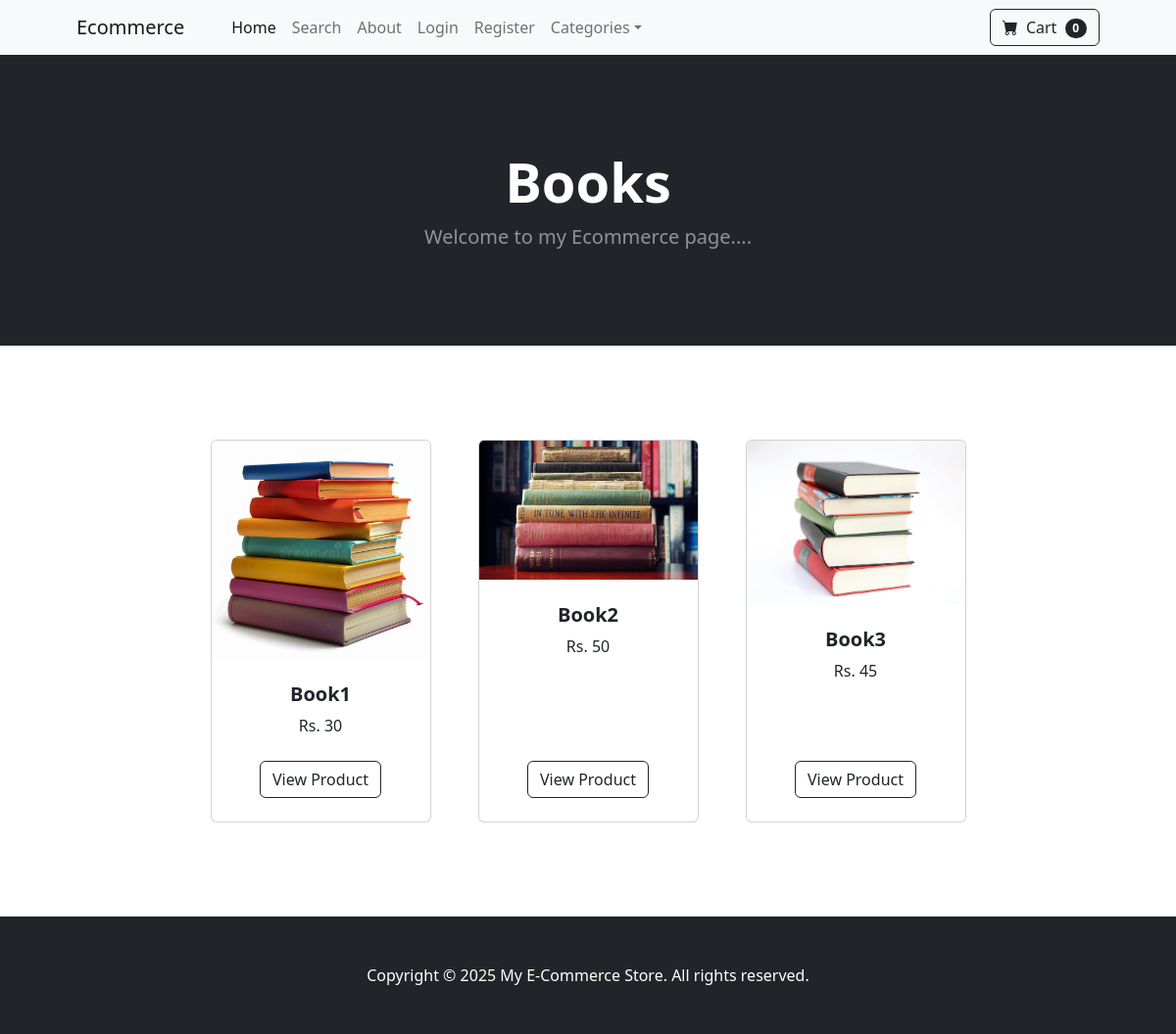
/category/Books, run on the app's committed database.
### home/models.py (models this page shows, shortened)
class Category(models.Model):
    name = models.CharField(max_length=50)
    def __str__(self):
        return self.name
    class Meta:
        verbose_name_plural = 'Categories'

class Product(models.Model):
    name = models.CharField(max_length=100)
    price = models.BigIntegerField(default=0)
    category = models.ForeignKey(Category, on_delete=models.CASCADE, default=1)
    description = models.CharField(max_length=250, default='', blank=True, null=True)
    image = models.ImageField(upload_to='uploads/products')
    on_sale = models.BooleanField(default=False)
    sale_price = models.BigIntegerField(default=0)

### home/views.py (the view)
# urls.py: path('category/<str:foo>',views.category,name='category'),
def category(request,foo):
    foo = foo.replace('-',' ')
    try:
        category = Category.objects.get(name=foo)
        products = Product.objects.filter(category=category)
        return render(request,'category.html',{'products':products,'category':category})
    except:
        messages.success(request,("That category doesnt exists....."))
        return redirect('index')

### cart/cart.py (called while the page is built)
    def __len__(self):
        return len(self.cart)

### cart/context_processors.py (called while the page is built)
def cart(request):
    return {'cart':Cart(request)}

### home/templates/category.html
{% extends 'base.html' %}
{% block content %}
<header class="bg-dark py-5">
    <div class="container px-4 px-lg-5 my-5">
        <div class="text-center text-white">
            <h1 class="display-4 fw-bolder">{{ category }}</h1>
            <p class="lead fw-normal text-white-50 mb-0">Welcome to my Ecommerce page....</p>
        </div>
    </div>
</header>
<section class="py-5">
    <div class="container px-4 px-lg-5 mt-5">
        <div class="row gx-4 gx-lg-5 row-cols-2 row-cols-md-3 row-cols-xl-4 justify-content-center">
            {% for product in products %}
            {% if product.on_sale %}
                <div class="col mb-5">
                    <div class="card h-100">
                        <div class="badge bg-dark text-white position-absolute" style="top: 0.5rem; right:0.5rem">Sale</div>
                        <img class="card-img-top" src="{{ product.image.url }}" alt="..." />
                        <div class="card-body p-4">
                            <div class="text-center">
                                <h5 class="fw-bolder">{{ product.name }}</h5>
                                <strike>
                                Rs. {{ product.price }}
                                </strike>
                                &nbsp;
                                Rs. {{ product.sale_price }}
                            </div>
                        </div>
                        <div class="card-footer p-4 pt-0 border-top-0 bg-transparent">
                            <div class="text-center"><a class="btn btn-outline-dark mt-auto" href="{% url 'product' product.id %}">View Product</a></div>
                        </div>
                    </div>
                </div>
            {% else %}
                <div class="col mb-5">
                    <div class="card h-100">
                        <img class="card-img-top" src="{{ product.image.url }}" alt="..." />
                        <div class="card-body p-4">
                            <div class="text-center">
                                <h5 class="fw-bolder">{{ product.name }}</h5>
                                Rs. {{ product.price }}
                            </div>
                        </div>
                        <div class="card-footer p-4 pt-0 border-top-0 bg-transparent">
                            <div class="text-center"><a class="btn btn-outline-dark mt-auto" href="{% url 'product' product.id %}">View Product</a></div>
                        </div>
                    </div>
                </div>
            {% endif %}
            {% endfor %}
        </div>
    </div>
</section>
{% endblock %}

### data on the page
Category: name "Books"
Product: image (picture), name "Book1", price "30"
Product: image (picture), name "Book2", price "50"
Product: image (picture), name "Book3", price "45"

### other printed values
{{ cart|length }} "0"
